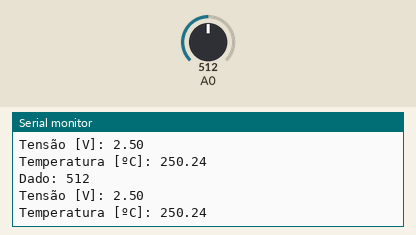
Simulated run of this sketch. Board: Arduino Uno, built with avr-gcc and run on an emulated ATmega328P. Shown: the last lines printed to the serial monitor. The test bench sets the inputs (shaded band); at power-on: A0 = 512.

Above: at 2.8 s.
2.9 s: A0 set to 716
At 4.8 s:
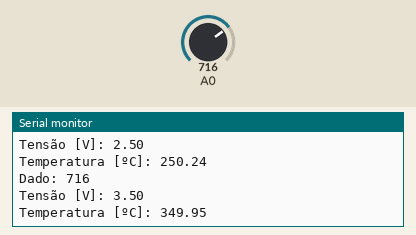
5.6 s: A0 set to 900
At 6.4 s:
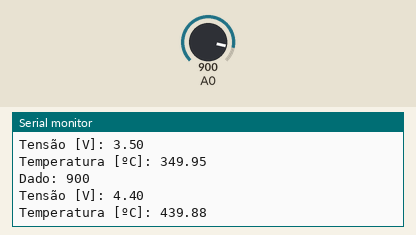
Timing chart, 0 to 8.6 s (numbered marks = the images above; inputs shaded):
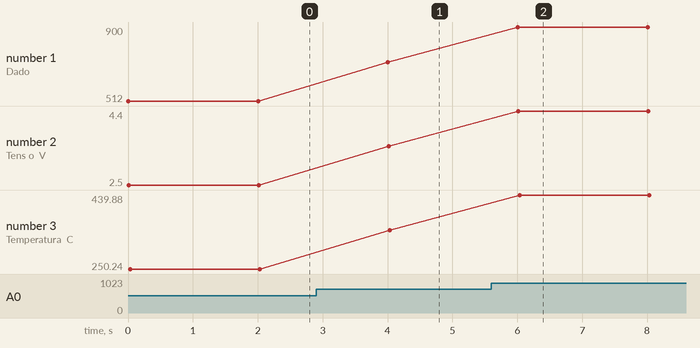

Measured:
- after the input at 2.9 s, the serial monitor: prints a new line after 1.1 s (image 1)
- after the input at 5.6 s, the serial monitor: prints a new line after 0.41 s (image 2)
- plotted number 1: 512 → 716 after the input at 2.9 s, 716 → 900 after the input at 5.6 s
- plotted number 2: 2.5 → 3.5 after the input at 2.9 s, 3.5 → 4.4 after the input at 5.6 s
- plotted number 3: 250.24 → 349.95 after the input at 2.9 s, 349.95 → 439.88 after the input at 5.6 s

The sketch:

lm35.ino
```cpp
int bin; float tensao, temp; // Declara variáveis
void setup()
{
Serial.begin(9600); // Inicializa serial
}
void loop()
{
bin = analogRead(A0); // Lê valor binário
tensao = (bin/1023.0)*5.0; // Converte em tensão
temp = 100.00*tensao+0.00; // Converte em temp.
Serial.print("\n\nDado: ");
Serial.print(bin); // Exibe dado binário
Serial.print("\nTensão [V]: ");
Serial.print(tensao); // Exibe tensão
Serial.print("\nTemperatura [ºC]: ");
Serial.print(temp); // Exibe temperatura
delay(2000);
}
```
